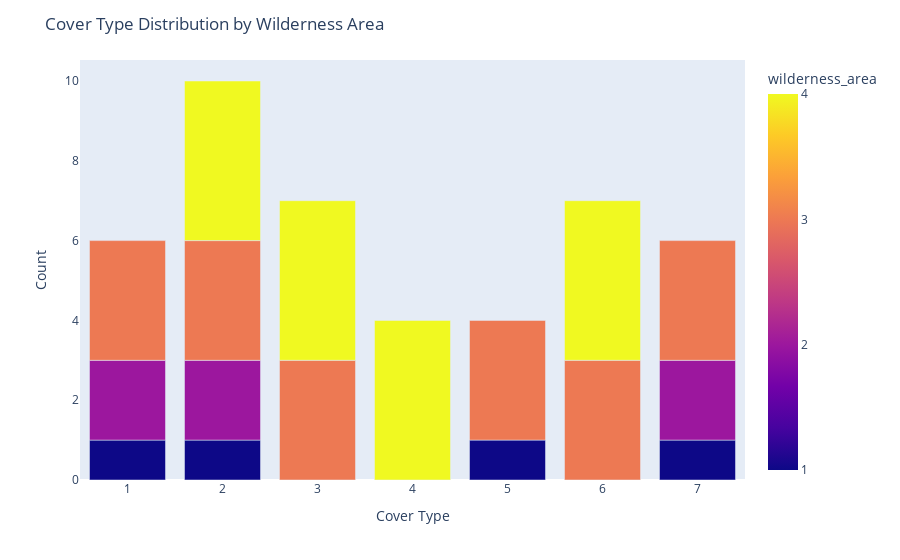

The notebook cell this image was saved under:
### Code cell
# plot cover type distribution by wilderness area 

df_viz = df.groupby(['Cover_Type', 'wilderness_area']).size().reset_index(name='count')
fig = px.bar(df_viz, x="Cover_Type", y='wilderness_area', color="wilderness_area", barmode="group")
fig.update_layout(title='Cover Type Distribution by Wilderness Area', xaxis_title='Cover Type', yaxis_title='Count')

fig.update_xaxes(showgrid=False)
fig.update_yaxes(showgrid=False)

fig.update_coloraxes(
    colorbar_dtick=1.0,
    colorbar_tickmode='array',
    colorbar_tickvals=[1, 2, 3, 4],
    )

fig.show()

### Figure 1 — Plotly figure (JSON) as saved in the notebook; plotly's stock layout.template omitted (floating-point values rounded to 4 significant figures)
{"data": [{"alignmentgroup": "True", "hovertemplate": "Cover_Type=%{x}<br>wilderness_area=%{marker.color}<extra></extra>", "legendgroup": "", "marker": {"color": [1, 2, 3, 1, 2, 3, 4, 3, 4, 4, 1, 3, 3, 4, 1, 2, 3], "coloraxis": "coloraxis", "pattern": {"shape": ""}}, "name": "", "offsetgroup": "", "orientation": "v", "showlegend": false, "textposition": "auto", "type": "bar", "x": [1, 1, 1, 2, 2, 2, 2, 3, 3, 4, 5, 5, 6, 6, 7, 7, 7], "xaxis": "x", "y": [1, 2, 3, 1, 2, 3, 4, 3, 4, 4, 1, 3, 3, 4, 1, 2, 3], "yaxis": "y"}], "layout": {"barmode": "group", "coloraxis": {"colorbar": {"dtick": 1, "tickmode": "array", "tickvals": [1, 2, 3, 4], "title": {"text": "wilderness_area"}}, "colorscale": [[0, "#0d0887"], [0.1111, "#46039f"], [0.2222, "#7201a8"], [0.3333, "#9c179e"], [0.4444, "#bd3786"], [0.5556, "#d8576b"], [0.6667, "#ed7953"], [0.7778, "#fb9f3a"], [0.8889, "#fdca26"], [1, "#f0f921"]]}, "legend": {"tracegroupgap": 0}, "margin": {"t": 60}, "title": {"text": "Cover Type Distribution by Wilderness Area"}, "xaxis": {"anchor": "y", "domain": [0, 1], "showgrid": false, "title": {"text": "Cover Type"}}, "yaxis": {"anchor": "x", "domain": [0, 1], "showgrid": false, "title": {"text": "Count"}}}}
